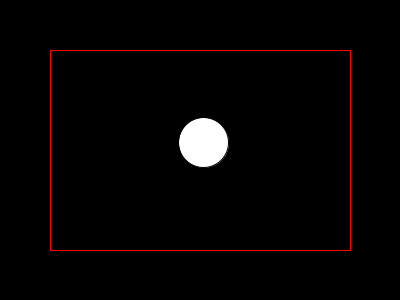
Frame 1 (no input)
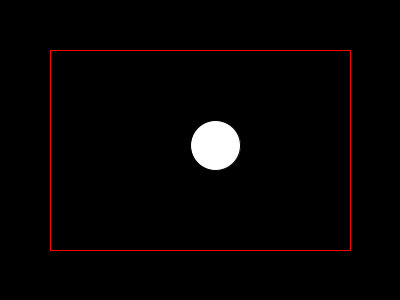
Frame 60 (the mouse pressed at the canvas centre just before this capture)
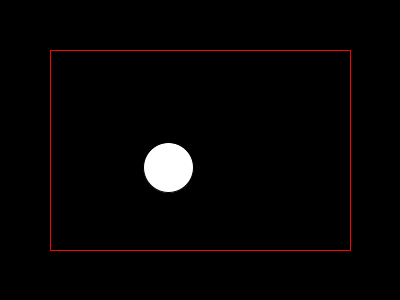
Frame 120 (the mouse held since frame 60 and released just before this capture)

The Processing sketch that drew these frames (run headless with seeded random() and noise(); from frame 60 on, the mouse is pressed at the canvas centre):

// Processing sketch: processing_167878
// ── processing_167878.pde

float pX = 200;
float pY = 140;
float vX = random(2, 5);
float vY = random(2, 5);
int tam = 50;


void setup() {
  size(400, 300);

}

void draw() {
  background(0);
stroke(255,0,0);
fill(0);
rect(50,50,300,200);
fill(255);
  pX = pX + vX;
  pY = pY + vY;

  if ((pX >= width-75)||(pX < 75)) { 
    vX = -vX;
  } 
  if ((pY >= height-75)|| (pY < 75)) { 
    vY = -vY;
  } 

stroke(0);
  ellipse(pX, pY, tam, tam);

  if (pX < width/3) {
    fill(0, 0, 255);
  } else if (pX < 2*(width/3)) {//dos tercios
    fill(255);
  } else {
    fill(255, 0, 0);
  }
}
